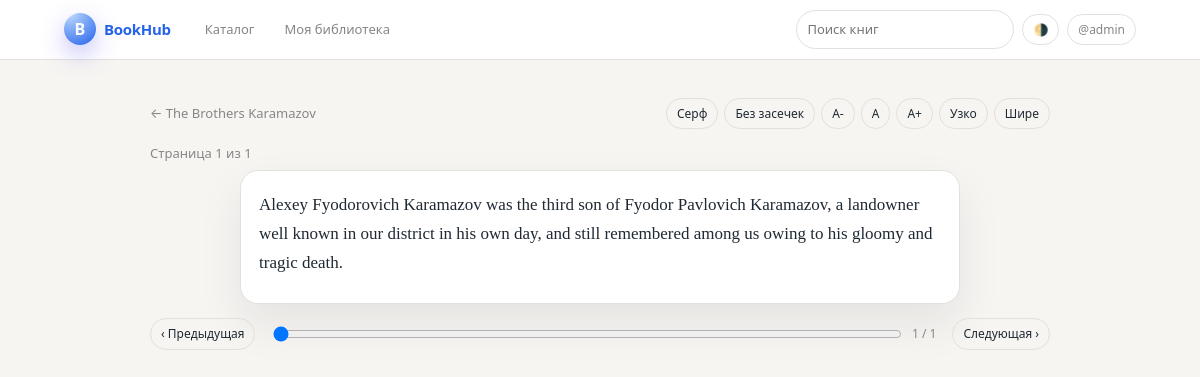
/books/13/read/ (signed in), run on the app's committed database.
### core/models.py (models this page shows, shortened)
class Book(models.Model):
    title = models.CharField(max_length=250)
    description = models.TextField(blank=True)
    cover_url = models.URLField(blank=True)
    year = models.IntegerField(null=True, blank=True)
    authors = models.ManyToManyField(Author, related_name="books", blank=True)
    categories = models.ManyToManyField(
        Category,
        related_name="books",
        blank=True,
    )
    source = models.CharField(max_length=50, blank=True)
    source_id = models.CharField(max_length=120, blank=True)
    is_paid = models.BooleanField(default=False)
    price = models.DecimalField(max_digits=8, decimal_places=2, default=0)
    created_at = models.DateTimeField(auto_now_add=True)
    class Meta:
        ordering = ["-created_at", "title"]
        indexes = [
            models.Index(fields=["title"]),
            models.Index(fields=["source", "source_id"]),
            models.Index(fields=["is_paid"]),
        ]

class BookPage(models.Model):
    book = models.ForeignKey(Book, on_delete=models.CASCADE, related_name="pages")
    chapter = models.ForeignKey(
        BookChapter, on_delete=models.CASCADE, related_name="pages"
    )
    number = models.PositiveIntegerField()
    chapter_page_index = models.PositiveIntegerField()
    content = models.TextField()
    class Meta:
        ordering = ["book", "number"]
        unique_together = ("book", "number")
        indexes = [
            models.Index(fields=["book", "number"]),
            models.Index(fields=["chapter", "chapter_page_index"]),
        ]

### core/views.py (the view, shortened to what this page needs)
# urls.py: path("books/<int:pk>/read/", read_book, name="book_read"),
@login_required
def read_book(request, pk):
    book = get_object_or_404(Book, pk=pk)
    page_number = request.GET.get('page', 1)
    page = BookPage.objects.filter(book=book, number=page_number).first()
    return render(request, 'core/reader.html', {
        'book': book,
        'page': page,
        'page_number': int(page_number),
        'total_pages': BookPage.objects.filter(book=book).count()
    })

### core/templates/core/reader.html (shortened to what this page needs)
{% extends "core/base.html" %}
{% block content %}
<div class="bh-reader"
     data-bh-reader-base-url="{% url 'book_read' book.pk %}"
     data-bh-reader-page="{{ page_number }}"
     data-bh-reader-total="{{ total_pages }}">
    <div class="bh-reader-header">
        <div>
            <a href="{% url 'book_detail' book.pk %}" class="bh-text-muted">← {{ book.title }}</a>
        </div>
        <div class="bh-reader-controls">
            <button type="button" class="bh-btn bh-btn-ghost bh-btn-small" data-bh-reader-family="serif">
                Серф
            </button>
            <button type="button" class="bh-btn bh-btn-ghost bh-btn-small" data-bh-reader-family="sans">
                Без засечек
            </button>
            <button type="button" class="bh-btn bh-btn-ghost bh-btn-small" data-bh-reader-font="small">
                A-
            </button>
            <button type="button" class="bh-btn bh-btn-ghost bh-btn-small" data-bh-reader-font="medium">
                A
            </button>
            <button type="button" class="bh-btn bh-btn-ghost bh-btn-small" data-bh-reader-font="large">
                A+
            </button>
            <button type="button" class="bh-btn bh-btn-ghost bh-btn-small" data-bh-reader-width="narrow">
                Узко
            </button>
            <button type="button" class="bh-btn bh-btn-ghost bh-btn-small" data-bh-reader-width="wide">
                Шире
            </button>
        </div>
    </div>
    <div class="bh-text-muted" style="font-size:13px; margin-bottom:6px;">
        Страница {{ page_number }} из {{ total_pages }}
    </div>
    <article class="bh-reader-page">
        {{ page.content|linebreaksbr }}
    </article>
    <div class="bh-flex-row bh-flex-space-between bh-flex-gap-8" style="margin-top:4px;">
        <button type="button"
                class="bh-btn bh-btn-ghost bh-btn-small"
                data-bh-reader-nav="prev"
                {% if page_number <= 1 %}disabled{% endif %}>
            ‹ Предыдущая
        </button>
        <div style="flex:1; display:flex; align-items:center; gap:8px; margin-inline:8px;">
            <input type="range"
                   min="1"
                   max="{{ total_pages }}"
                   value="{{ page_number }}"
                   data-bh-reader-slider
                   style="flex:1;">
            <span class="bh-text-muted" style="font-size:12px;">
                {{ page_number }} / {{ total_pages }}
            </span>
        </div>
        <button type="button"
                class="bh-btn bh-btn-ghost bh-btn-small"
                data-bh-reader-nav="next"
                {% if page_number >= total_pages %}disabled{% endif %}>
            Следующая ›
        </button>
    </div>
</div>
{% endblock %}

### core/templates/core/base.html (shortened to what this page needs)
{% load static %}
<!doctype html>
<html lang="en" data-theme="light">
<head>
    <link rel="stylesheet" href="{% static 'core/css/app.css' %}">
</head>
<body>
    <header class="bh-navbar">
        <div class="bh-navbar-inner">
            <a href="{% url 'book_list' %}" class="bh-logo">
                <div class="bh-logo-mark">B</div>
                <span class="bh-logo-text">BookHub</span>
            </a>
            <nav class="bh-nav-links bh-desktop-only">
                <a href="{% url 'book_list' %}" class="bh-nav-link">Каталог</a>
                {% if user.is_authenticated %}
                <a href="{% url 'my_library' %}" class="bh-nav-link">Моя библиотека</a>
                {% endif %}
            </nav>
            <div class="bh-nav-right">
                <form method="get" action="{% url 'book_list' %}" class="bh-desktop-only">
                    <input class="bh-input" type="text" name="q" placeholder="Поиск книг"
                        value="{{ request.GET.q }}" data-bh-search
                        style="min-width:180px;">
                </form>
                <button type="button" class="bh-btn bh-btn-ghost bh-btn-small" data-bh-theme-toggle>
                    🌗
                </button>
                {% if user.is_authenticated %}
                <div class="bh-dropdown">
                    <button type="button" class="bh-btn bh-btn-ghost bh-btn-small" data-bh-dropdown-toggle>
                        <span class="bh-username">@{{ user.username }}</span>
                    </button>
                </div>
                {% else %}
                <a href="{% url 'login' %}" class="bh-btn bh-btn-ghost bh-btn-small">Войти</a>
                {% endif %}
            </div>
        </div>
    </header>
    <main class="bh-shell">
        {% block content %}{% endblock %}
    </main>
</body>
</html>

### data on the page
Book: title "The Brothers Karamazov"
BookPage: content "Alexey Fyodorovich Karamazov was the third son of Fyodor Pavlovich Karamazov, a landowner well known in our district in his own day, and still remembered among us owing to his gloomy and tragic death."

### other printed values
{{ user.username }} "admin"
{{ page_number }} "1"
{{ total_pages }} "1"
